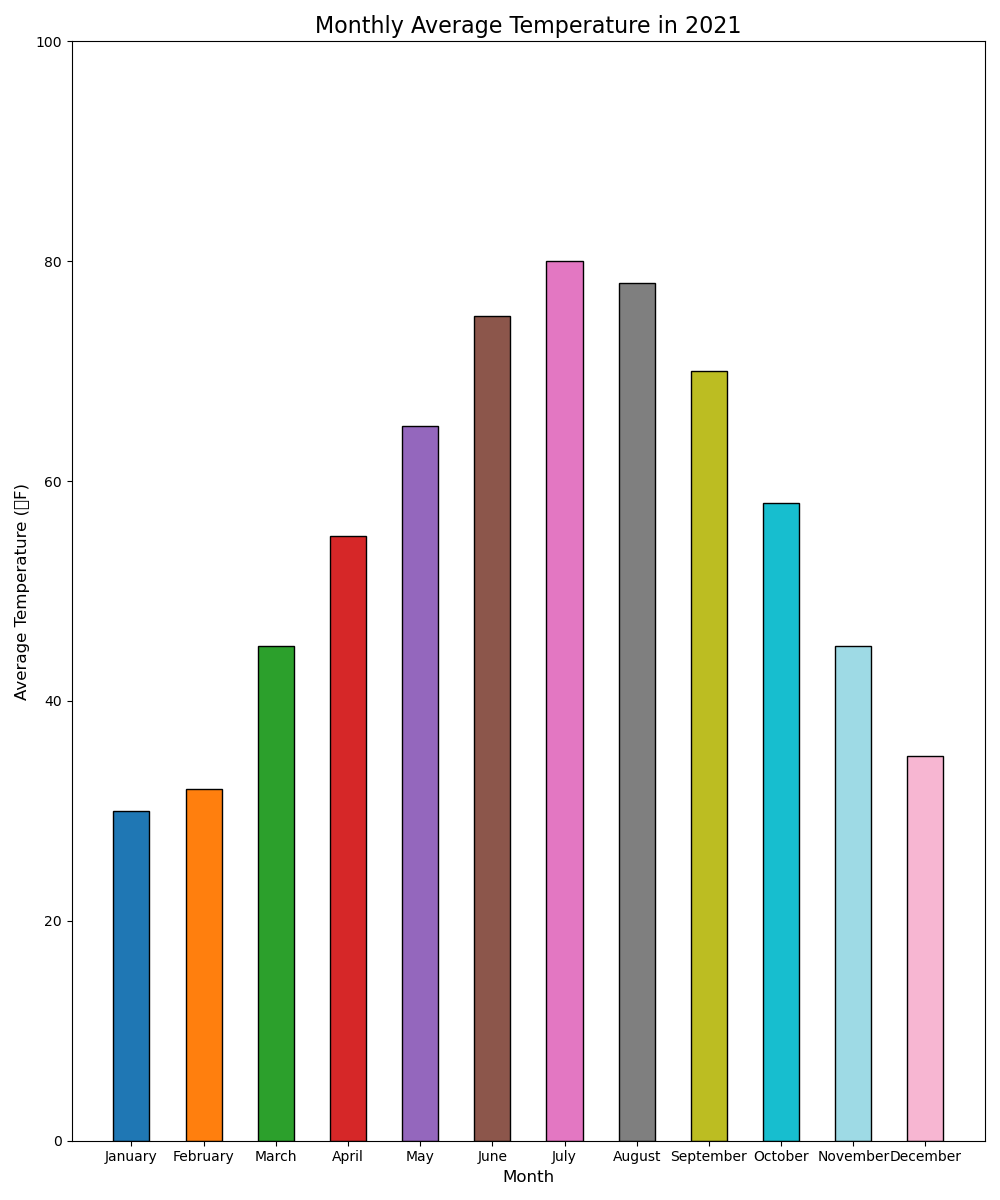

Python code for this plot:

import matplotlib.pyplot as plt

months = ['January', 'February', 'March', 'April', 'May', 'June',
          'July', 'August', 'September', 'October', 'November', 'December']
average_temperature = [30, 32, 45, 55, 65, 75, 80, 78, 70, 58, 45, 35]

colors = ['#1f77b4', '#ff7f0e', '#2ca02c', '#d62728', '#9467bd',
          '#8c564b', '#e377c2', '#7f7f7f', '#bcbd22', '#17becf',
          '#9edae5', '#f7b6d2']

plt.figure(figsize=(10, 12))
plt.bar(months, average_temperature, color=colors, edgecolor='black', width=0.5)

plt.ylabel('Average Temperature (°F)', fontsize=12)
plt.xlabel('Month', fontsize=12)
plt.title('Monthly Average Temperature in 2021', fontsize=16)
plt.ylim(0, 100)

plt.tight_layout()
plt.show()
